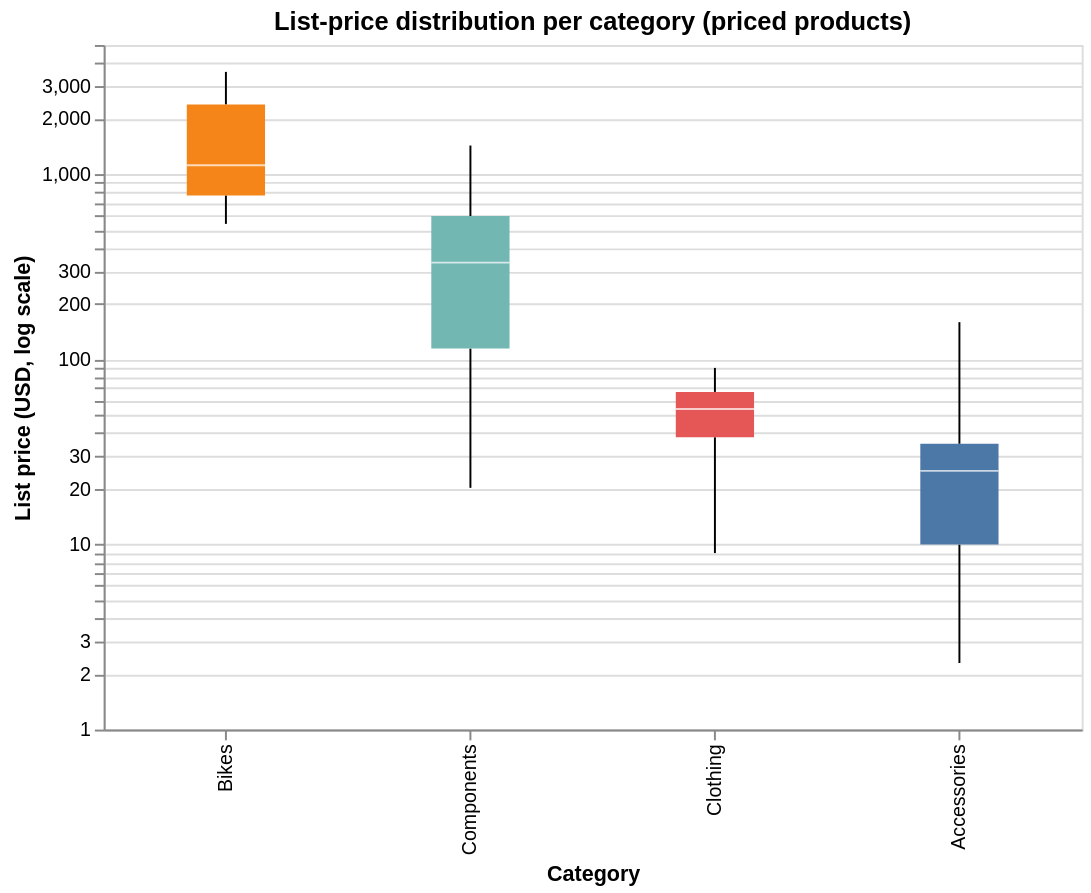

Notebook code cell kept with this figure:
### Code cell
chart = alt.Chart(priced).mark_boxplot(extent='min-max', size=40).encode(
    x=alt.X('category_name:N', title='Category',
            sort=['Bikes', 'Components', 'Clothing', 'Accessories']),
    y=alt.Y('list_price:Q',
            scale=alt.Scale(type='log', domain=[1, 5000]),
            title='List price (USD, log scale)'),
    color=alt.Color('category_name:N', legend=None)
).properties(
    title='List-price distribution per category (priced products)',
    width=500, height=350
)
chart.display()

### Figure 1 — Vega-Lite specification as saved in the notebook (floating-point values rounded to 4 significant figures; data arrays with more than 128 entries replaced by an {"elided": "..."} marker saying what was removed)
{"config": {"view": {"continuousWidth": 300, "continuousHeight": 300}}, "data": {"name": "data-eda409201c6b73d5a62f312d9801cebe"}, "mark": {"type": "boxplot", "extent": "min-max", "size": 40}, "encoding": {"color": {"field": "category_name", "legend": null, "type": "nominal"}, "x": {"field": "category_name", "sort": ["Bikes", "Components", "Clothing", "Accessories"], "title": "Category", "type": "nominal"}, "y": {"field": "list_price", "scale": {"domain": [1, 5000], "type": "log"}, "title": "List price (USD, log scale)", "type": "quantitative"}}, "height": 350, "title": "List-price distribution per category (priced products)", "width": 500, "$schema": "https://vega.github.io/schema/vega-lite/v5.20.1.json", "datasets": {"data-eda409201c6b73d5a62f312d9801cebe": {"elided": "295 records"}}}
